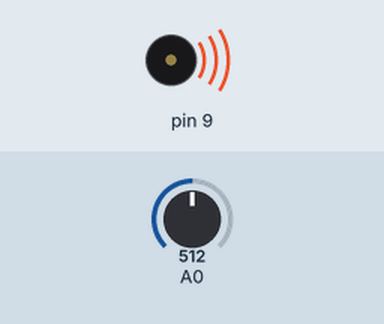
Simulated run of this sketch. Board: Arduino Uno, built with avr-gcc and run on an emulated ATmega328P. Shown: buzzer (waves = sounding). Inputs (shaded band) come from the test bench; at power-on: A0 = 512. What the sketch prints to the serial monitor is not drawn.

Above: at 0.1 s.
Timing chart, 0 to 1.6 s (numbered marks = the images above):
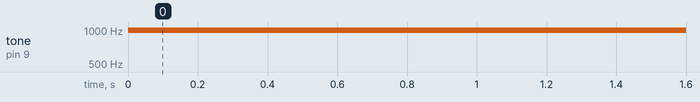

The sketch:

Ex_4.2.ino
```cpp
/*

 For circuit i used:
 * 8-ohm speaker on digital pin 9
 * photoresistor on analog 0 to 5V
 * 5K resistor on analog 0 to ground
 */


void setup() {
  Serial.begin(9600);
}

void loop() {
  // for reading the sensor:
  int sensorReading = analogRead(A0);
  Serial.println(sensorReading);
  int thisPitch = map(sensorReading, 10, 800, 120, 1500);

  // play the pitch:
  tone(9, thisPitch, 10);
  delay(1);
}
```

Measured:
- by itself, tone on pin 9: silent → 996 Hz at 0.00 s
